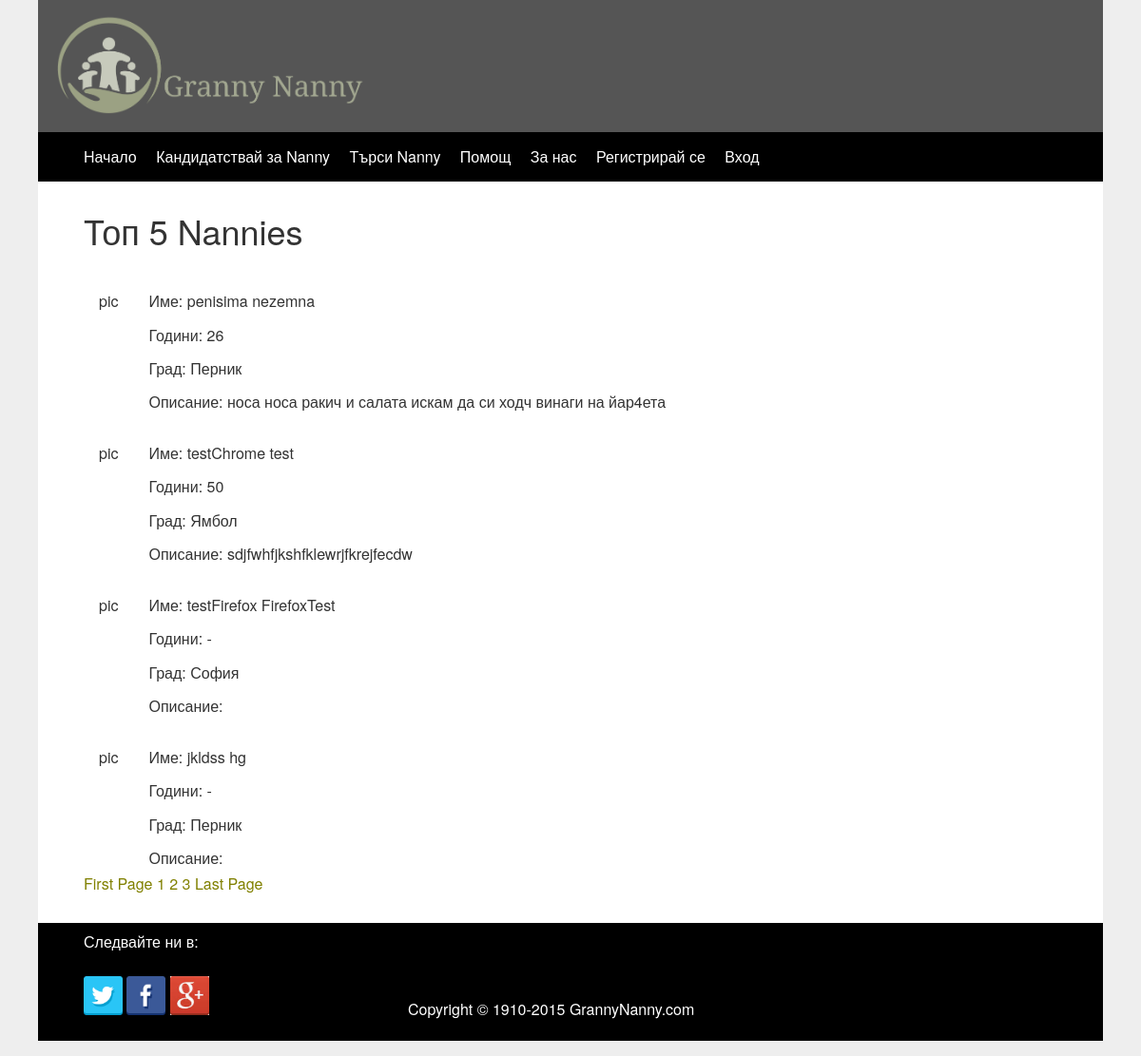
/nanny_search.php, run on the app's committed database.
### tables this page shows
CREATE TABLE IF NOT EXISTS `parenuser` (
  `userID` int(11) NOT NULL,
  `firstname` varchar(255) NOT NULL,
  `lastname` varchar(255) NOT NULL,
  `email` varchar(255) NOT NULL,
  `city` varchar(255) NOT NULL,
  `address` varchar(255) NOT NULL,
  `pass` varchar(200) NOT NULL,
  `gender` varchar(255) NOT NULL,
  `pid` varchar(255) NOT NULL,
  `age` varchar(60) DEFAULT NULL,
  `workout` varchar(255) NOT NULL,
  `work_status` varchar(200) NOT NULL,
  `education` varchar(255) NOT NULL,
  `motivation` varchar(255) NOT NULL,
  `status` varchar(255) NOT NULL,
  `photoname` varchar(255) NOT NULL,
  `photo` varchar(255) NOT NULL,
  `tel` varchar(255) NOT NULL,
  `usernum` varchar(255) NOT NULL,
  `rating` varchar(255) NOT NULL,
  `average` varchar(255) NOT NULL
);

### nanny_search.php (the view, shortened to what this page needs)
<?php
$conn = new mysqli('localhost', 'root', '', 'grannynanny');
$conn ->set_charset("utf8");
?>
<!DOCTYPE html>
<html lang="en">
	<head>
		<link rel="stylesheet" href="assets/css/###.css">
	</head>
	<body>
		<div class="container">
			<?php include 'includes/header.php';?>
			<div class="content">
				<h1>Топ 5 Nannies</h1>
					<?php
					$per_page=4;
						if (isset($_GET['page'])) {
						$page = $_GET['page'];
						}
						else {
						$page=1;
						}
						$start_from = ($page-1) * $per_page;
					$tableQuery = mysqli_query($conn, "SELECT * FROM parenuser where status='nanny' LIMIT $start_from, $per_page")or die("Стана грешкка " . mysql_error());
					while($row = mysqli_fetch_array($tableQuery)) { ?>
					<br>
					<table>
					<tbody>
						<tr>
							<td rowspan="6">
								pic
							</td>
							<td>
								Име:
								<?php
								echo $row['firstname']. " ". $row['lastname']; ?>
							</td>
						</tr>
						<tr>
							<td>
								Години:
								<?php if($row['pid'] != '') {
									echo date('Y')-(intval($row['pid']/100000000) + 1900);
									} else
									{
										echo '-';
										} ?>
							</td>
						</tr>
						<tr>
							<td>
								Град:
								<?php echo $row['city']; ?>
							</td>
						</tr>
						<tr>
							<td>
								Описание:
								<?php echo $row['motivation']; ?>
							</td>
						</tr>
					</tbody>
				</table>
<?php } ?>
<?php
$query = "SELECT * FROM parenuser WHERE status='nanny'";
$result = mysqli_query($db, $query);
$total_records = mysqli_num_rows($result);
$total_pages = ceil($total_records / $per_page);
echo "<a href='nanny_search.php?page=1'>".'First Page'."</a> ";
for ($i=1; $i<=$total_pages; $i++) {
echo "<a href='nanny_search.php?page=".$i."'>".$i."</a> ";
};
echo "<a href='nanny_search.php?page=$total_pages'>".'Last Page'."</a> ";
?>
			</div>
			</div>
			<div class="container">
				<?php include 'includes/footer.php';?>
			</div>
		</body>
	</html>

### assets/css/main_style.css (style rules this page uses)
body { margin: 0; padding-bottom: 1em; color: #333; background-color: #eee ; font: 1em/1.2 "Helvetica Neue", Helvetica, Arial, Geneva, sans-serif; }
h1,h2,h3,h4,h5,h6 { margin: 0 0 .5em; font-weight: 500; line-height: 1.1; }
h1 { font-size: 2.25em; }
table { background-color: transparent; border-spacing: 0; border-collapse: collapse; }
th, td { padding: .5em 1em; vertical-align: top; text-align: left; }
.container { max-width: 70em; margin: 0 auto; }
.content { overflow: hidden; padding: 1em 1.25em; background-color: #fff; }
a { color: olive;; }
a { text-decoration: none; }
@media (min-width: 55em) { .content { padding: 2em 3em; } }

### data on the page
parenuser: firstname "penisima", lastname "nezemna", city "Перник", motivation "носа носа ракич и салата искам да си ходч винаги на йар4ета"
parenuser: firstname "testChrome", lastname "test", city "Ямбол", motivation "sdjfwhfjkshfklewrjfkrejfecdw"
parenuser: firstname "testFirefox", lastname "FirefoxTest", city "София"
parenuser: firstname "jkldss", lastname "hg", city "Перник"
